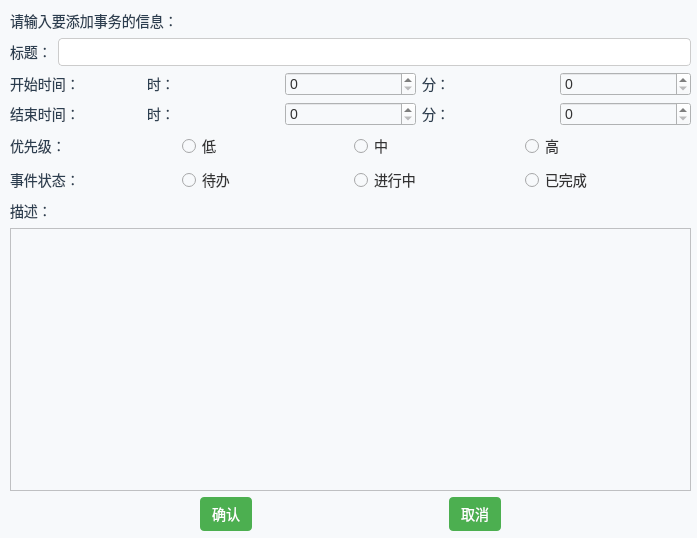
<?xml version="1.0" encoding="UTF-8"?>
<ui version="4.0">
 <class>AddTaskForm</class>
 <widget class="QWidget" name="AddTaskForm">
  <property name="geometry">
   <rect>
    <x>0</x>
    <y>0</y>
    <width>697</width>
    <height>538</height>
   </rect>
  </property>
  <property name="windowTitle">
   <string>Form</string>
  </property>
  <property name="styleSheet">
   <string notr="true">
    QWidget {
        font-family: &quot;Microsoft YaHei&quot;;
        font-size: 14px;
        color: #333333;
        background-color: #f7f9fb;
    }

    QPushButton {
        background-color: #4CAF50;
        color: white;
        padding: 6px 12px;
        border: none;
        border-radius: 4px;
    }

    QPushButton:hover {
        background-color: #45a049;
    }

    QLineEdit {
        border: 1px solid #ccc;
        padding: 4px;
        border-radius: 4px;
        background-color: #ffffff;
    }

    QLabel {
        color: #2c3e50;
    }

    QTableWidget {
        background-color: white;
        gridline-color: #dcdcdc;
        selection-background-color: #cceeff;
    }

    QHeaderView::section {
        background-color: #e0e0e0;
        padding: 4px;
        border: 1px solid #dcdcdc;
    }</string>
  </property>
  <widget class="QWidget" name="verticalLayoutWidget">
   <property name="geometry">
    <rect>
     <x>10</x>
     <y>10</y>
     <width>681</width>
     <height>521</height>
    </rect>
   </property>
   <layout class="QVBoxLayout" name="verticalLayout">
    <item>
     <layout class="QHBoxLayout" name="horizontalLayout_10">
      <item>
       <widget class="QLabel" name="label">
        <property name="text">
         <string>请输入要添加事务的信息：</string>
        </property>
       </widget>
      </item>
     </layout>
    </item>
    <item>
     <layout class="QHBoxLayout" name="horizontalLayout_4">
      <item>
       <widget class="QLabel" name="label_4">
        <property name="text">
         <string>标题：</string>
        </property>
       </widget>
      </item>
      <item>
       <widget class="QLineEdit" name="title_lineEdit"/>
      </item>
     </layout>
    </item>
    <item>
     <layout class="QHBoxLayout" name="horizontalLayout_5">
      <item>
       <widget class="QLabel" name="label_5">
        <property name="text">
         <string>开始时间：</string>
        </property>
       </widget>
      </item>
      <item>
       <widget class="QLabel" name="label_11">
        <property name="text">
         <string>时：</string>
        </property>
       </widget>
      </item>
      <item>
       <widget class="QSpinBox" name="st_spinBox">
        <property name="minimum">
         <number>0</number>
        </property>
        <property name="maximum">
         <number>23</number>
        </property>
       </widget>
      </item>
      <item>
       <widget class="QLabel" name="label_3">
        <property name="text">
         <string>分：</string>
        </property>
       </widget>
      </item>
      <item>
       <widget class="QSpinBox" name="st_spinBox_2">
        <property name="maximum">
         <number>59</number>
        </property>
       </widget>
      </item>
     </layout>
    </item>
    <item>
     <layout class="QHBoxLayout" name="horizontalLayout_6">
      <item>
       <widget class="QLabel" name="label_6">
        <property name="text">
         <string>结束时间：</string>
        </property>
       </widget>
      </item>
      <item>
       <widget class="QLabel" name="label_12">
        <property name="text">
         <string>时：</string>
        </property>
       </widget>
      </item>
      <item>
       <widget class="QSpinBox" name="et_spinBox">
        <property name="minimum">
         <number>0</number>
        </property>
        <property name="maximum">
         <number>23</number>
        </property>
       </widget>
      </item>
      <item>
       <widget class="QLabel" name="label_13">
        <property name="text">
         <string>分：</string>
        </property>
       </widget>
      </item>
      <item>
       <widget class="QSpinBox" name="et_spinBox_2">
        <property name="maximum">
         <number>59</number>
        </property>
       </widget>
      </item>
     </layout>
    </item>
    <item>
     <layout class="QHBoxLayout" name="horizontalLayout_8">
      <item>
       <widget class="QLabel" name="label_7">
        <property name="text">
         <string>优先级：</string>
        </property>
       </widget>
      </item>
      <item>
       <widget class="QRadioButton" name="low_radioButton">
        <property name="text">
         <string>低</string>
        </property>
        <attribute name="buttonGroup">
         <string notr="true">buttonGroup</string>
        </attribute>
       </widget>
      </item>
      <item>
       <widget class="QRadioButton" name="medium_radioButton">
        <property name="text">
         <string>中</string>
        </property>
        <attribute name="buttonGroup">
         <string notr="true">buttonGroup</string>
        </attribute>
       </widget>
      </item>
      <item>
       <widget class="QRadioButton" name="high_radioButton">
        <property name="text">
         <string>高</string>
        </property>
        <attribute name="buttonGroup">
         <string notr="true">buttonGroup</string>
        </attribute>
       </widget>
      </item>
     </layout>
    </item>
    <item>
     <layout class="QHBoxLayout" name="horizontalLayout_7">
      <item>
       <widget class="QLabel" name="label_8">
        <property name="text">
         <string>事件状态：</string>
        </property>
       </widget>
      </item>
      <item>
       <widget class="QRadioButton" name="pending_radioButton">
        <property name="text">
         <string>待办</string>
        </property>
        <attribute name="buttonGroup">
         <string notr="true">buttonGroup_2</string>
        </attribute>
       </widget>
      </item>
      <item>
       <widget class="QRadioButton" name="in_progress_radioButton">
        <property name="text">
         <string>进行中</string>
        </property>
        <attribute name="buttonGroup">
         <string notr="true">buttonGroup_2</string>
        </attribute>
       </widget>
      </item>
      <item>
       <widget class="QRadioButton" name="completed_radioButton">
        <property name="text">
         <string>已完成</string>
        </property>
        <attribute name="buttonGroup">
         <string notr="true">buttonGroup_2</string>
        </attribute>
       </widget>
      </item>
     </layout>
    </item>
    <item>
     <layout class="QHBoxLayout" name="horizontalLayout_9">
      <item>
       <widget class="QLabel" name="label_9">
        <property name="text">
         <string>描述：</string>
        </property>
       </widget>
      </item>
     </layout>
    </item>
    <item>
     <widget class="QTextEdit" name="textEdit"/>
    </item>
    <item>
     <layout class="QHBoxLayout" name="horizontalLayout">
      <item>
       <spacer name="horizontalSpacer_2">
        <property name="orientation">
         <enum>Qt::Horizontal</enum>
        </property>
        <property name="sizeHint" stdset="0">
         <size>
          <width>40</width>
          <height>20</height>
         </size>
        </property>
       </spacer>
      </item>
      <item>
       <widget class="QPushButton" name="pushButton">
        <property name="text">
         <string>确认</string>
        </property>
       </widget>
      </item>
      <item>
       <spacer name="horizontalSpacer">
        <property name="orientation">
         <enum>Qt::Horizontal</enum>
        </property>
        <property name="sizeHint" stdset="0">
         <size>
          <width>40</width>
          <height>20</height>
         </size>
        </property>
       </spacer>
      </item>
      <item>
       <widget class="QPushButton" name="pushButton_2">
        <property name="text">
         <string>取消</string>
        </property>
       </widget>
      </item>
      <item>
       <spacer name="horizontalSpacer_3">
        <property name="orientation">
         <enum>Qt::Horizontal</enum>
        </property>
        <property name="sizeHint" stdset="0">
         <size>
          <width>40</width>
          <height>20</height>
         </size>
        </property>
       </spacer>
      </item>
     </layout>
    </item>
   </layout>
  </widget>
 </widget>
 <resources/>
 <connections/>
 <buttongroups>
  <buttongroup name="buttonGroup"/>
  <buttongroup name="buttonGroup_2"/>
 </buttongroups>
</ui>
